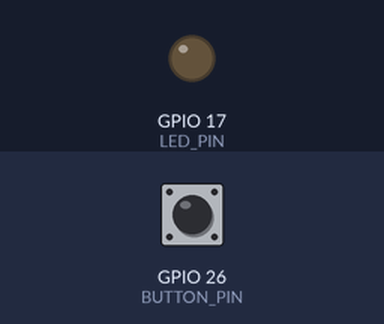
A program run on a simulated Raspberry Pi (BCM pin numbers). Parts: output pins drawn as LEDs (lit = HIGH). The inputs (shaded band) are chosen by the test bench; at power-on: GPIO 26 (BUTTON_PIN) LOW.

Above: at 1.2 s.
1.3 s: GPIO 26 (BUTTON_PIN) pulled HIGH for 0.15 s
At 1.37 s:
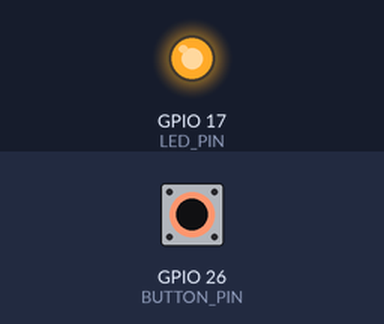
2.9 s: GPIO 26 (BUTTON_PIN) pulled HIGH for 3.2 s
At 6.4 s:
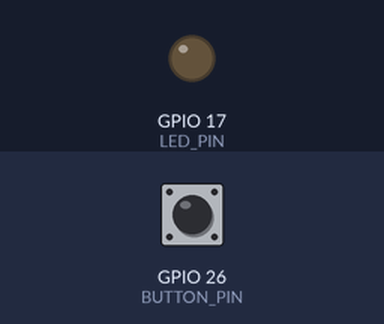
Timing chart, 0 to 7.9 s (numbered marks = the images above; inputs shaded):
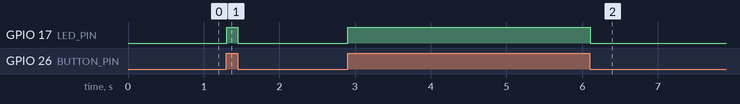

The program:

light-by-button.py
```python
import RPi.GPIO as GPIO
import time

BUTTON_PIN = 26
LED_PIN = 17

GPIO.setmode(GPIO.BCM)
GPIO.setup(BUTTON_PIN, GPIO.IN)
GPIO.setup(LED_PIN, GPIO.OUT)

while True:
    # this is here to reduce cpu usage
    time.sleep(.01)
    if GPIO.input(BUTTON_PIN) == GPIO.HIGH:
        GPIO.output(LED_PIN, GPIO.HIGH)
    elif GPIO.input(BUTTON_PIN) == GPIO.LOW:
        GPIO.output(LED_PIN, GPIO.LOW)
    else:
        continue;
GPIO.cleanup()
exit()
```

Measured:
- after the input at 1.3 s, GPIO 17 (LED_PIN): LOW → HIGH at once, → LOW 0.15 s later
- after the input at 2.9 s, GPIO 17 (LED_PIN): LOW → HIGH at once, → LOW 3.2 s later
